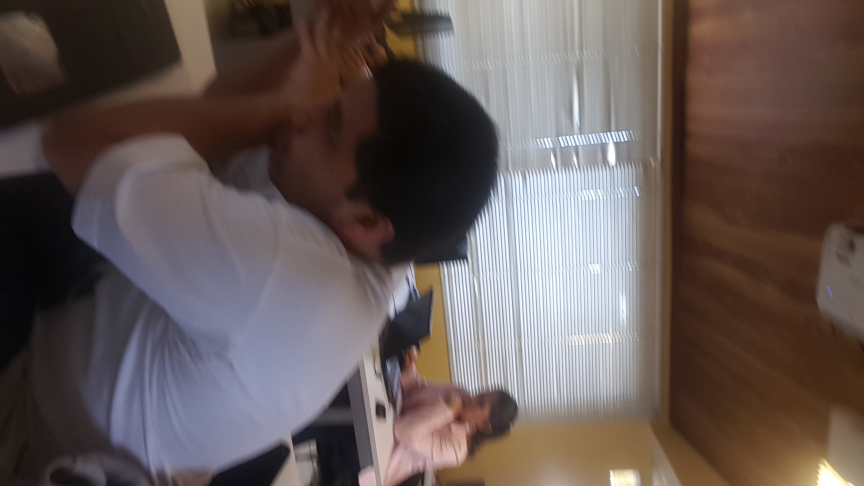
#> input picture Dia3/notebooks/foto_1_.jpg, 2592 x 1458 px (shown at 1/3 size); the run also reads 2 pictures not shown here
$ jupyter execute --allow-errors Tomando_Fotos.ipynb   (shell and % lines are left out)   (Python 2 division)
#> lines starting #> are read from the running program, lines starting #| are printed output that depends on the picture
[cell 1]
import matplotlib.pyplot as plt
import sys, os, re, time
import numpy as np
import cv2
import android

#> (a cell that did not finish here is left out)

#> (a cell that did not finish here is left out)

[cell 4]
pic = os.path.join('.','foto_1_.jpg')

img=cv2.imread(pic)
#> img is the input picture: shape (1458, 2592, 3); mean B, G, R 85.9, 88.5, 100.9
gray = cv2.cvtColor(img, cv2.COLOR_BGR2GRAY)
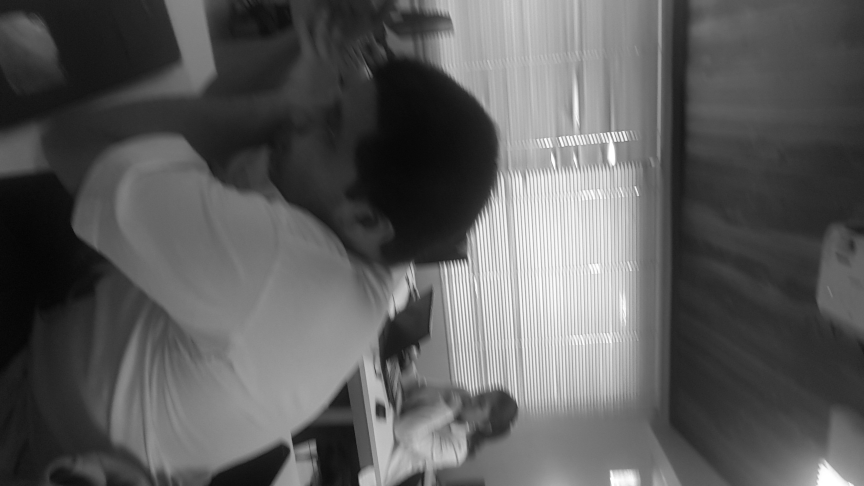
#> gray: shape (1458, 2592) (shown at 1/3 size); min 2, max 255, mean 91.9
caras_cascada=cv2.CascadeClassifier('haarcascade_frontalface_default.xml')
caras = caras_cascada.detectMultiScale(gray, 1.3, 3)
#> caras = ()
print "Encontramos {0} faces!".format(len(caras))
#| Encontramos 0 faces!
i=img.copy()
for (x,y,w,h) in caras:
    cv2.rectangle(i, (x,y), (x+w,y+h), (0,255,0), 2)
#> this loop made 0 passes
plt.imshow(i)

[cell 5]
pic1 = os.path.join('.','foto_1_.jpg')
img1=cv2.imread(pic1)

pic2 = os.path.join('.','foto_2_.jpg')
img2=cv2.imread(pic2)
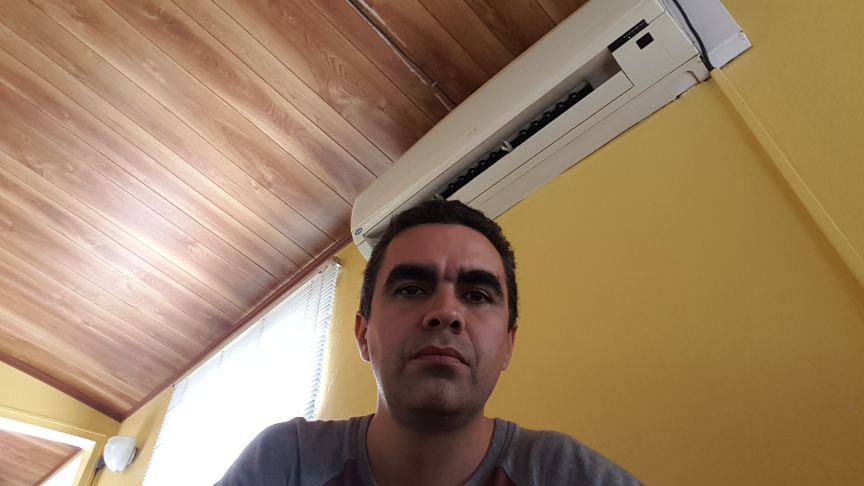
#> input picture Dia3/notebooks/foto_2_.jpg, 2592 x 1458 px (shown at 1/3 size)
#> img2 is the input picture: shape (1458, 2592, 3); mean B, G, R 101.2, 131, 158.6

pic3 = os.path.join('.','foto_3_.jpg')
img3=cv2.imread(pic3)

pic4 = os.path.join('.','foto_4_.jpg')
img4=cv2.imread(pic4)

pic5 = os.path.join('.','foto_5_.jpg')
img5=cv2.imread(pic5)
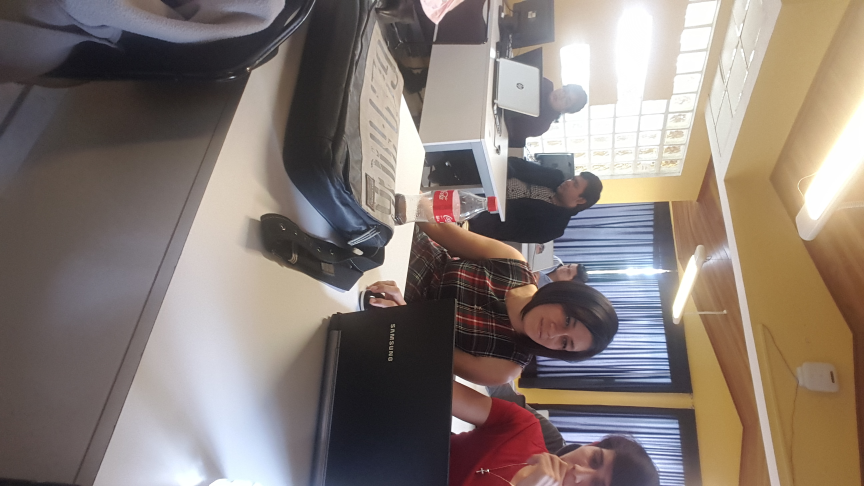
#> input picture Dia3/notebooks/foto_5_.jpg, 2592 x 1458 px (shown at 1/3 size)
#> img5 is the input picture: shape (1458, 2592, 3); mean B, G, R 117.5, 124, 135.9

[cell 6]
#rotar imagenes
img = cv2.imread(pic,0)
#> img: shape (1458, 2592); min 2, max 255, mean 91.9

r,c = img.shape
#> r = 1458; c = 2592
M = cv2.getRotationMatrix2D((c/2, r/2), 270, 1)
#> M = [[-1.84e-16, -1, 2025], [1, -1.84e-16, -567]]

dst = cv2.warpAffine(img, M, (c, r))
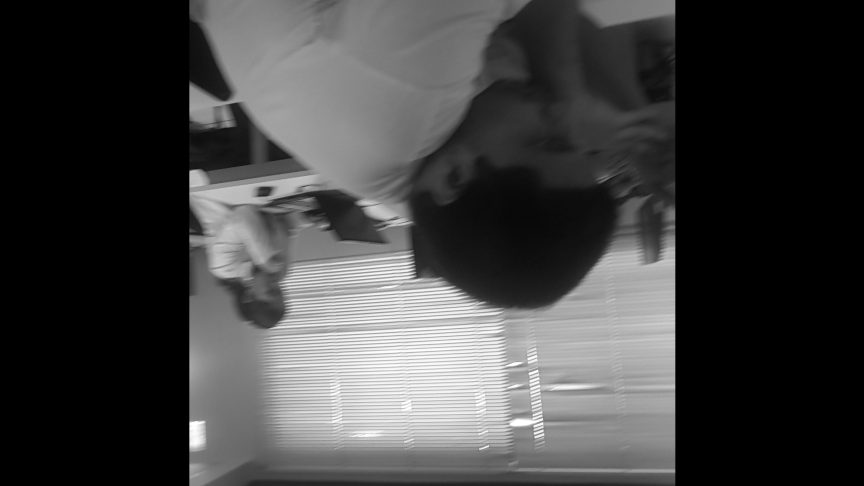
#> dst: shape (1458, 2592) (shown at 1/3 size); min 0, max 255, mean 65
